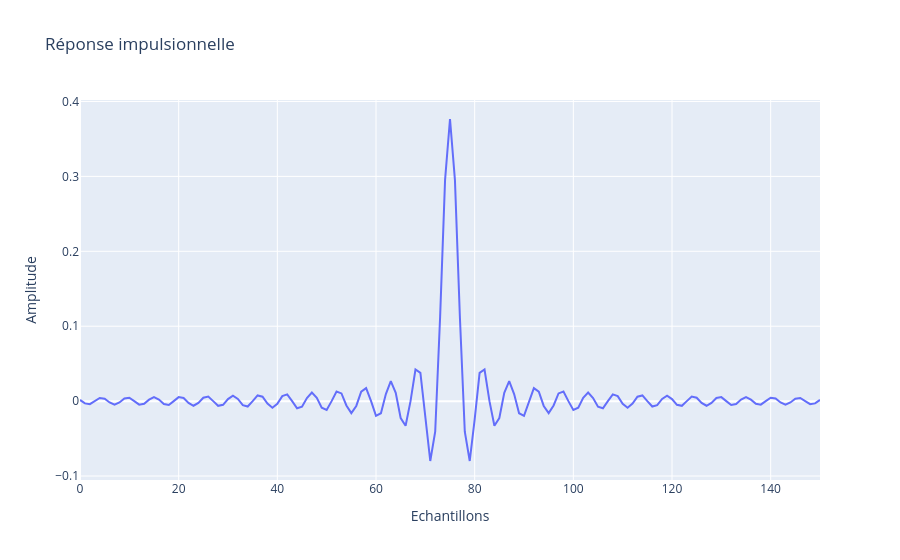
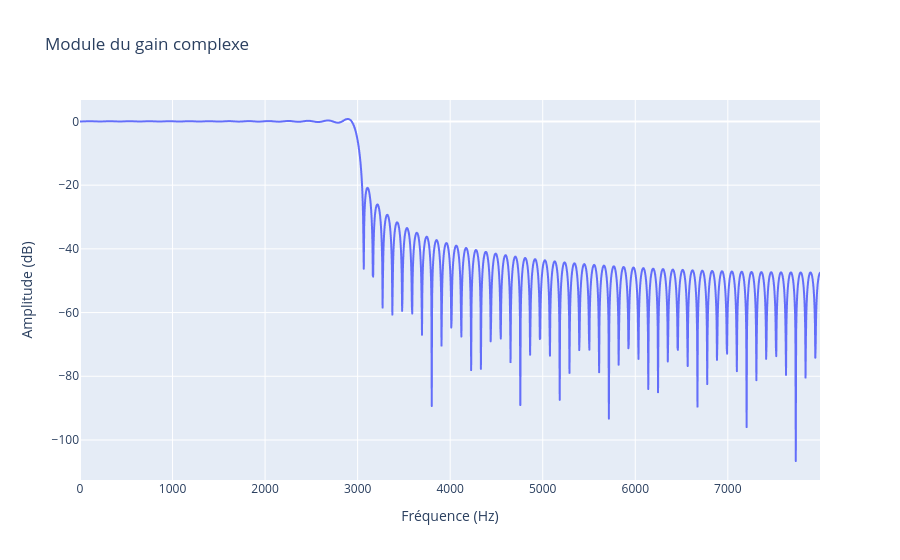
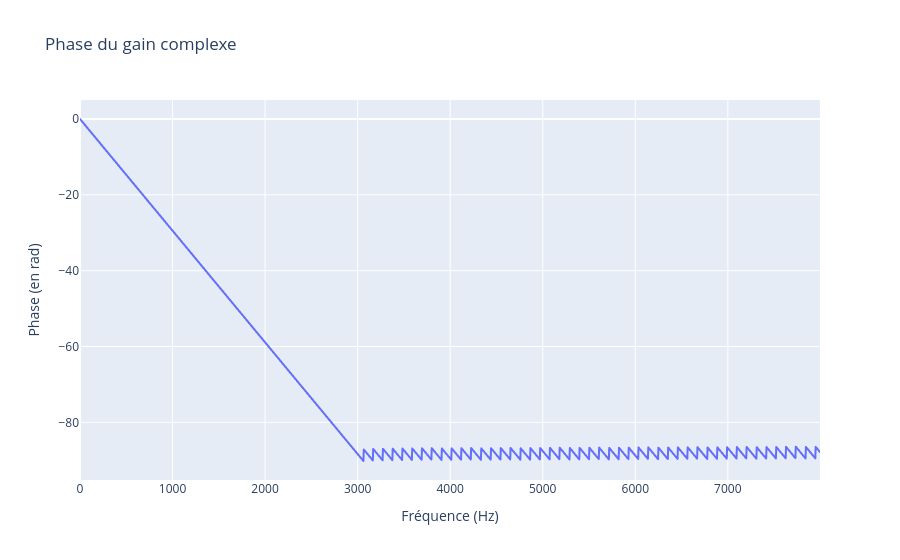
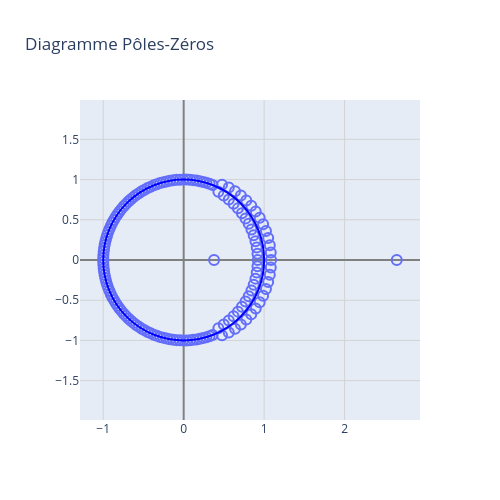

Here is the notebook cell these charts were saved with, in order:
### Markdown cell above
# 2 Synthèse de filtres RIF

### Code cell
# Définition des constantes
fc = 3000
M = 151

# Synthèse du filtre RIF
h_rect = signal.firwin(numtaps=M, cutoff=fc, window='boxcar', pass_zero='lowpass', fs=Fs)

# Calcul de la réponse en fréquence
f, h_freq = signal.freqz(h_rect, worN=2048, fs=Fs)
magnitude_db = 20 * np.log10(np.abs(h_freq))
phase = np.unwrap(np.angle(h_freq))

# Affichage
px.line(x=np.arange(M), y=h_rect, labels={"x":"Echantillons", "y":"Amplitude"},title='Réponse impulsionnelle').show()
px.line(x=f, y=magnitude_db, labels={"x":"Fréquence (Hz)", "y":"Amplitude (dB)"},title='Module du gain complexe').show()
px.line(x=f, y=phase, labels={"x":"Fréquence (Hz)", "y":"Phase (en rad)"},title='Phase du gain complexe').show()

tns.zplane(np.roots(h_rect), [])

### Figure 1 — Plotly figure (JSON) as saved in the notebook; plotly's stock layout.template omitted (floating-point values rounded to 4 significant figures; data arrays with more than 128 entries replaced by an {"elided": "..."} marker saying what was removed)
{"data": [{"hovertemplate": "Echantillons=%{x}<br>Amplitude=%{y}<extra></extra>", "legendgroup": "", "line": {"color": "#636efa", "dash": "solid"}, "marker": {"symbol": "circle"}, "mode": "lines", "name": "", "orientation": "v", "showlegend": false, "type": "scatter", "x": {"elided": "151 int values"}, "xaxis": "x", "y": {"elided": "151 float values"}, "yaxis": "y"}], "layout": {"legend": {"tracegroupgap": 0}, "title": {"text": "Réponse impulsionnelle"}, "xaxis": {"anchor": "y", "domain": [0, 1], "title": {"text": "Echantillons"}}, "yaxis": {"anchor": "x", "domain": [0, 1], "title": {"text": "Amplitude"}}}}

### Figure 2 — Plotly figure (JSON) as saved in the notebook; plotly's stock layout.template omitted (floating-point values rounded to 4 significant figures; data arrays with more than 128 entries replaced by an {"elided": "..."} marker saying what was removed)
{"data": [{"hovertemplate": "Fréquence (Hz)=%{x}<br>Amplitude (dB)=%{y}<extra></extra>", "legendgroup": "", "line": {"color": "#636efa", "dash": "solid"}, "marker": {"symbol": "circle"}, "mode": "lines", "name": "", "showlegend": false, "type": "scattergl", "x": {"elided": "2048 float values"}, "xaxis": "x", "y": {"elided": "2048 float values"}, "yaxis": "y"}], "layout": {"legend": {"tracegroupgap": 0}, "title": {"text": "Module du gain complexe"}, "xaxis": {"anchor": "y", "domain": [0, 1], "title": {"text": "Fréquence (Hz)"}}, "yaxis": {"anchor": "x", "domain": [0, 1], "title": {"text": "Amplitude (dB)"}}}}

### Figure 3 — Plotly figure (JSON) as saved in the notebook; plotly's stock layout.template omitted (floating-point values rounded to 4 significant figures; data arrays with more than 128 entries replaced by an {"elided": "..."} marker saying what was removed)
{"data": [{"hovertemplate": "Fréquence (Hz)=%{x}<br>Phase (en rad)=%{y}<extra></extra>", "legendgroup": "", "line": {"color": "#636efa", "dash": "solid"}, "marker": {"symbol": "circle"}, "mode": "lines", "name": "", "showlegend": false, "type": "scattergl", "x": {"elided": "2048 float values"}, "xaxis": "x", "y": {"elided": "2048 float values"}, "yaxis": "y"}], "layout": {"legend": {"tracegroupgap": 0}, "title": {"text": "Phase du gain complexe"}, "xaxis": {"anchor": "y", "domain": [0, 1], "title": {"text": "Fréquence (Hz)"}}, "yaxis": {"anchor": "x", "domain": [0, 1], "title": {"text": "Phase (en rad)"}}}}

### Figure 4 — Plotly figure (JSON) as saved in the notebook; plotly's stock layout.template omitted (floating-point values rounded to 4 significant figures; data arrays with more than 128 entries replaced by an {"elided": "..."} marker saying what was removed)
{"data": [{"marker": {"line": {"color": "DarkSlateGrey", "width": 2}, "size": 10, "symbol": "circle-open"}, "mode": "markers", "name": "zeros", "type": "scatter", "x": {"elided": "150 float values"}, "y": {"elided": "150 float values"}}, {"marker": {"line": {"color": "DarkSlateGrey", "width": 2}, "size": 10, "symbol": "x-thin"}, "mode": "markers", "name": "poles", "type": "scatter", "x": [], "y": []}], "layout": {"height": 500, "shapes": [{"line": {"color": "blue"}, "type": "circle", "x0": -1, "x1": 1, "y0": -1, "y1": 1}], "title": {"text": "Diagramme Pôles-Zéros"}, "width": 500, "xaxis": {"gridcolor": "LightGray", "gridwidth": 1, "range": [null, null], "showgrid": true, "zeroline": true, "zerolinecolor": "Gray"}, "yaxis": {"gridcolor": "LightGray", "gridwidth": 1, "range": [null, null], "scaleanchor": "x", "scaleratio": 1, "showgrid": true, "zeroline": true, "zerolinecolor": "Gray"}}}
